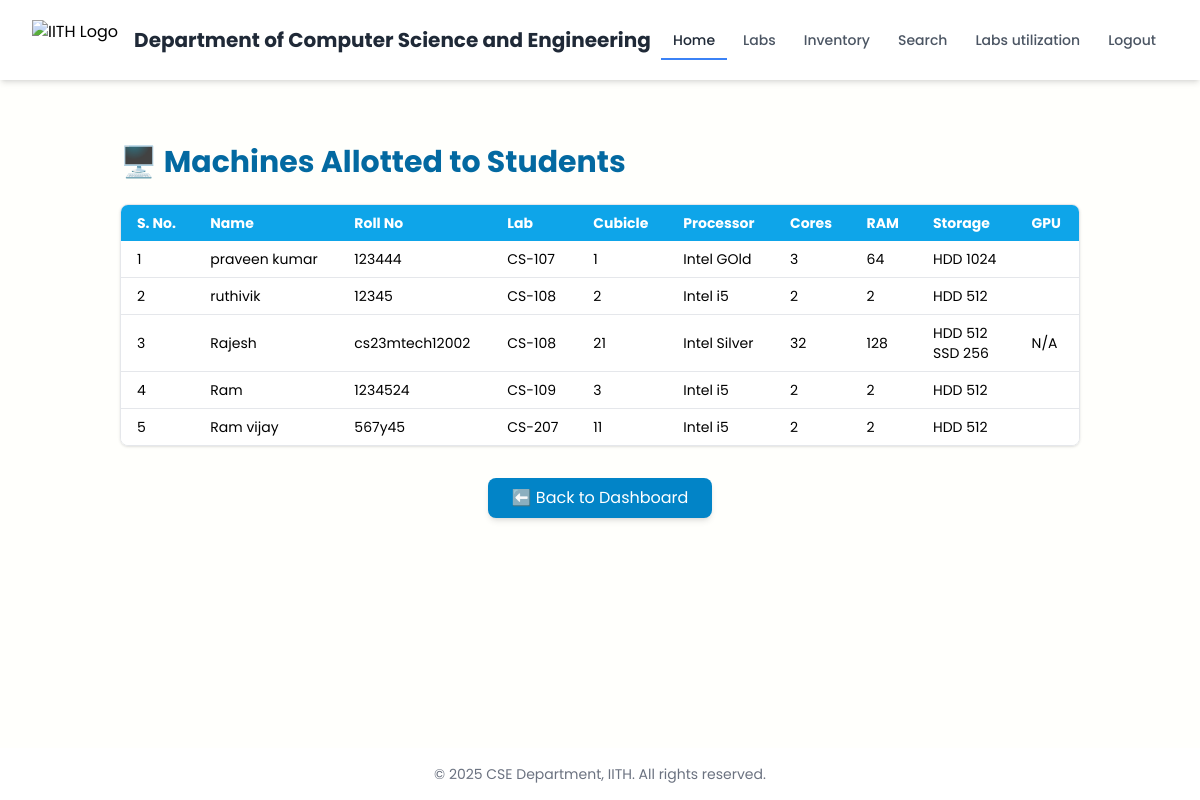
The page /alloted_machines on the database as committed earlier.
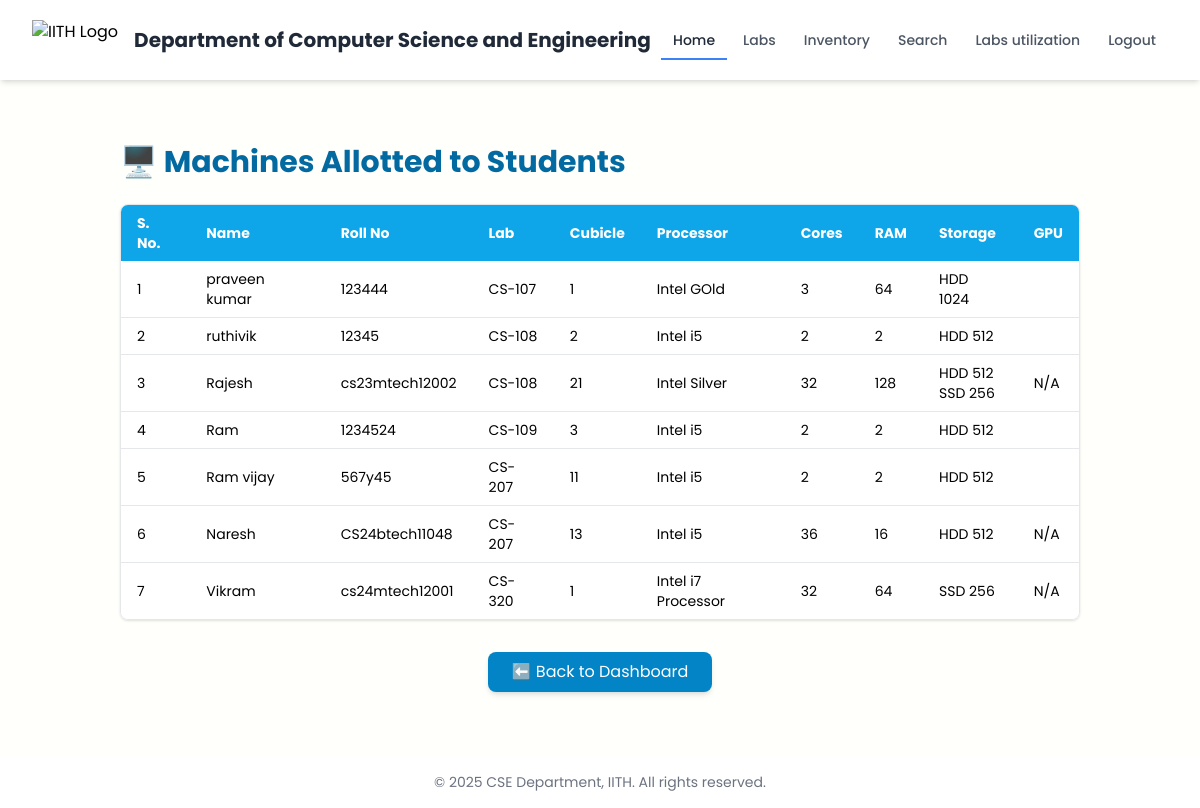
The same page on the database as committed later.
### models.py (models this page shows)
class Workstation(db.Model):
    id = db.Column(db.Integer, primary_key=True)
    name = db.Column(db.String(100))
    roll = db.Column(db.String(20))
    course = db.Column(db.String(20))
    year = db.Column(db.String(10))
    faculty = db.Column(db.String(100))
    staff_incharge = db.Column(db.String(100))
    email = db.Column(db.String(100))
    phone = db.Column(db.String(20))
    room_lab_name = db.Column(db.String(50))
    cubicle_no = db.Column(db.String(10))
    manufacturer = db.Column(db.String(100))
    otherManufacturer = db.Column(db.String(100))
    model = db.Column(db.String(100))
    serial = db.Column(db.String(100))
    os = db.Column(db.String(50))
    otherOs = db.Column(db.String(50))
    processor = db.Column(db.String(100))
    cores = db.Column(db.String(10))
    ram = db.Column(db.String(20))
    otherRam = db.Column(db.String(20))
    storage_type1 = db.Column(db.String(50))
    storage_capacity1 = db.Column(db.String(20))
    storage_type2 = db.Column(db.String(50))
    storage_capacity2 = db.Column(db.String(20))
    gpu = db.Column(db.String(100))
    vram = db.Column(db.String(10))
    issue_date = db.Column(db.String(20))
    system_required_till = db.Column(db.String(20))
    po_date = db.Column(db.String(20))
    source_of_fund = db.Column(db.String(100))
    keyboard_provided = db.Column(db.String(10))
    keyboard_details = db.Column(db.String(100))
    mouse_provided = db.Column(db.String(10))
    mouse_details = db.Column(db.String(100))
    monitor_provided = db.Column(db.String(20))
    monitor_details = db.Column(db.String(100))
    monitor_size = db.Column(db.String(10))
    monitor_serial = db.Column(db.String(100))

### app.py (the view)
@app.route("/alloted_machines")
def alloted_machines():
     allotted_records = Workstation.query.filter(
        (Workstation.name != None) | (Workstation.roll != None)
    ).all()
     allotted_records.sort(key=lambda r: (r.room_lab_name or "", r.cubicle_no or ""))
     return render_template("alloted_machines.html", records=allotted_records)

### templates/alloted_machines.html (shortened to what this page needs)
{% extends "login_home.html" %}
{% block content %}
<div class="max-w-7xl mx-auto py-10 px-4">
  <h1 class="text-3xl font-bold text-sky-700 mb-6">🖥️ Machines Allotted to Students</h1>
  <div class="overflow-auto rounded-lg shadow border border-gray-200">
    <table class="min-w-full text-sm text-left">
      <thead class="bg-sky-500 text-white">
        <tr>
          <th class="px-4 py-2">S. No.</th>
          <th class="px-4 py-2">Name</th>
          <th class="px-4 py-2">Roll No</th>
          <th class="px-4 py-2">Lab</th>
          <th class="px-4 py-2">Cubicle</th>
          <th class="px-4 py-2">Processor</th>
          <th class="px-4 py-2">Cores</th>
          <th class="px-4 py-2">RAM</th>
          <th class="px-4 py-2">Storage</th>
          <th class="px-4 py-2">GPU</th>
        </tr>
      </thead>
      <tbody class="bg-white divide-y divide-gray-200">
        {% for r in records %}
        <tr>
          <td class="px-4 py-2">{{ loop.index }}</td>
          <td class="px-4 py-2">{{ r.name }}</td>
          <td class="px-4 py-2">{{ r.roll }}</td>
          <td class="px-4 py-2">{{ r.room_lab_name }}</td>
          <td class="px-4 py-2">{{ r.cubicle_no }}</td>
          <td class="px-4 py-2">{{ r.processor }}</td>
          <td class="px-4 py-2">{{ r.cores }}</td>
          <td class="px-4 py-2">{{ r.ram }}</td>
          <td class="px-4 py-2">
            {% if r.storage_type1 and r.storage_capacity1 %}
              {{ r.storage_type1 }} {{ r.storage_capacity1 }}
            {% endif %}
            {% if r.storage_type2 and r.storage_capacity2 %}
              <br>{{ r.storage_type2 }} {{ r.storage_capacity2 }}
            {% endif %}
          </td>
          <td class="px-4 py-2">{{ r.gpu }}</td>
        </tr>
        {% endfor %}
      </tbody>
    </table>
  </div>
  <div class="mt-8 text-center">
    <a href="/login_home" class="inline-block bg-sky-600 hover:bg-sky-700 text-white px-6 py-2 rounded-lg shadow-md transition">
      ⬅️ Back to Dashboard
    </a>
  </div>
</div>
{% endblock %}

### templates/login_home.html (shortened to what this page needs)
<!DOCTYPE html>
<html lang="en">
<head>
  <script src="https://cdn.tailwindcss.com"></script>
</head>
<body>
  <div class="min-h-screen flex flex-col">
    <nav class="bg-white shadow-md sticky top-0 z-50 w-full">
      <div class="px-4 sm:px-6 lg:px-8">
        <div class="flex justify-between items-center h-20">
          <div class="flex items-center space-x-4">
            <img src="https://iith.ac.in/assets/images/logo.png" class="h-10 w-auto" alt="IITH Logo"/>
            <span class="text-base sm:text-lg md:text-xl lg:text-1xl font-bold text-gray-800">
              Department of Computer Science and Engineering
            </span>
          </div>
          <div class="hidden md:flex space-x-1">
            <a href="/login_home" class="nav-link active text-gray-800 hover:text-blue-600 px-3 py-2 text-sm font-medium transition-colors duration-200">Home</a>
            <a href="/cse_labs" class="nav-link text-gray-600 hover:text-blue-600 px-3 py-2 text-sm font-medium transition-colors duration-200">Labs</a>
            <a href="/inventory" class="nav-link text-gray-600 hover:text-blue-600 px-3 py-2 text-sm font-medium transition-colors duration-200">Inventory</a>
            <a href="/search" class="nav-link text-gray-600 hover:text-blue-600 px-3 py-2 text-sm font-medium transition-colors duration-200">Search</a>
            <a href="/utilization" class="nav-link text-gray-600 hover:text-blue-600 px-3 py-2 text-sm font-medium transition-colors duration-200">Labs utilization</a>
            <a href="/logout" class="nav-link text-gray-600 hover:text-blue-600 px-3 py-2 text-sm font-medium transition-colors duration-200">Logout</a>
          </div>
        </div>
      </div>
    </nav>
    <main class="flex-grow container mx-auto px-4 py-6">
      {% block content %}{% endblock %}
    </main>
    <footer class="bg-white text-center py-4 text-gray-500 text-sm">
      © {{ current_year or "2025" }} CSE Department, IITH. All rights reserved.
    </footer>
  </div>
</body>
</html>

### templates/login_home.html (style rules this page uses)
body { font-family: 'Poppins', sans-serif; background-color: #fffffc; }
.nav-link { position: relative; }
.nav-link::after { content: ''; position: absolute; width: 0; height: 2px; bottom: -2px; left: 0; background-color: #3b82f6; transition: width 0.3s ease; }
.nav-link:hover::after, .nav-link.active::after { width: 100%; }

Rows that differ between the two databases and show on the page:
added Workstation: name "Naresh", roll "CS24btech11048", room_lab_name "CS-207", cubicle_no "13", processor "Intel i5", cores "36", ram "16", storage_type1 "HDD", storage_capacity1 "512", gpu "N/A"
added Workstation: name "Vikram", roll "cs24mtech12001", room_lab_name "CS-320", cubicle_no "1", processor "Intel i7 Processor", cores "32", ram "64", storage_type1 "SSD", storage_capacity1 "256", gpu "N/A"
